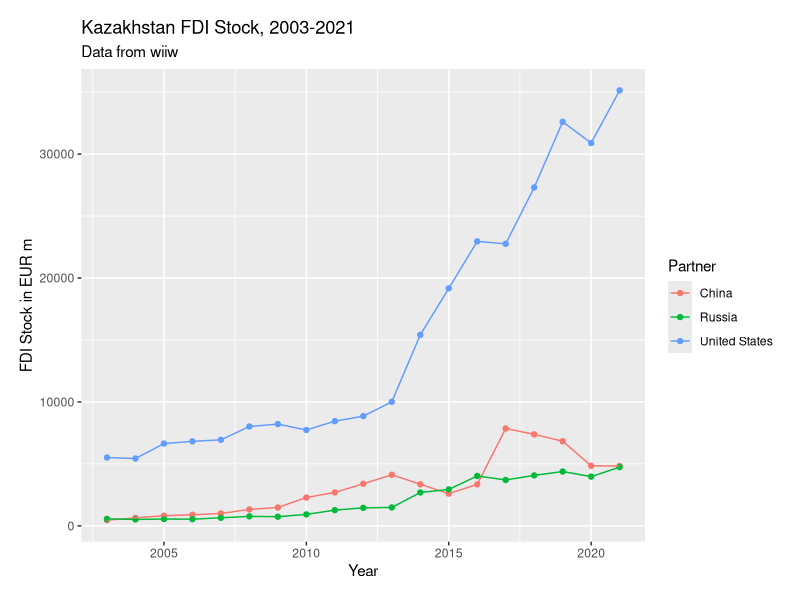

Here is the R script that generated this plot:
## ---- chunk 1
knitr::opts_chunk$set(echo = FALSE)
library(tidyverse)
library(readr)
library(readxl)
## ---- chunk 2
industries <- read.csv("wiiw-fdi-database.csv")
partners <- read.csv("wiiw_partners.csv")
## ---- chunk 3
editeddata <- industries %>%
  filter(Unit == "EUR m")
## ---- chunk 4
editedpartners <- partners %>% 
  filter(Unit == "EUR m") %>%
  filter(Partner %in% c("China", "Russia", "United States")) %>%
  select(-c(Tree.Level.1, Country.Code, Country, Partner.Code, Unit, Footnotes, Sources)) %>%
  pivot_longer(!c(Direction, Partner), names_to = "Year", values_to = "Value")

editedpartners$Year <- gsub("X_", "", editedpartners$Year)
editedpartners$Year <- as.numeric(editedpartners$Year)
editedpartners$Value <- as.numeric(editedpartners$Value)
## ---- chunk 5
fdistock <- editedpartners %>%
  filter(Direction == "FDI inward stock")
fdiinflow <- editedpartners %>%
  filter(Direction == "FDI inflow")
## ---- chunk 6
ggplot(fdistock, aes(x = Year, y = Value, color = Partner)) +
  geom_point() +
  geom_line() +
  labs(title = "Kazakhstan FDI Stock, 2003-2021",
       subtitle = "Data from wiiw",
       y = "FDI Stock in EUR m",
       x = "Year") +
  theme(plot.margin = unit(c(0.5, 0.5, 0.5, 0.5), "cm"))
## ---- chunk 7
flowplot <- ggplot(fdiinflow, aes(x = Year, y = Value, color = Partner)) +
  geom_point() +
  geom_line() +
  labs(title = "Kazakhstan FDI Inflow, 2003-2021",
       subtitle = "Data from wiiw",
       y = "FDI Inflow in EUR m",
       x = "Year")
